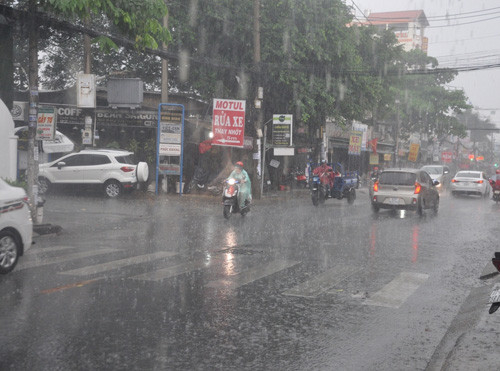
#> input picture TKLL-LineDection/Test3.png, 500 x 371 px
$ python meomeo.py
#> lines starting #> are read from the running program, lines starting #| are printed output that depends on the picture; after the words box and inside, x2 and y2 are one past the last pixel; in counts of white or black regions, pixels touching at a corner belong together
import math
import cv2 as cv
import numpy as np
import matplotlib.pyplot as plt

# Read image
src = cv.imread("Test3.png", cv.IMREAD_COLOR)
#> src is the input picture: shape (371, 500, 3); mean B, G, R 121.7, 120.9, 121.8

# Convert to grayscale image
gray = cv.cvtColor(src, cv.COLOR_BGR2GRAY)

# Use Canny to find edges
edges = cv.Canny(gray, 50, 200, None, 3)
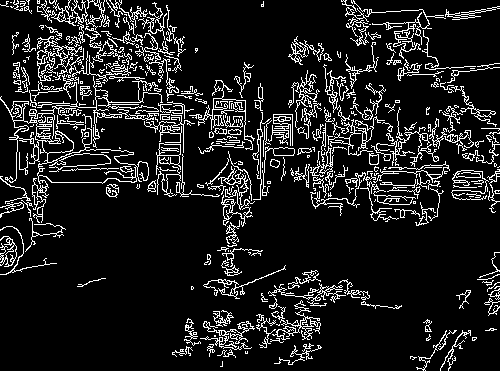
#> edges: shape (371, 500); 11.8% white in thin lines or dots

cv.imshow('edges', edges)

cdst = src.copy()
cdstP = src.copy()

lines = cv.HoughLines(edges, 1, np.pi / 180, 150, None, 30, 30)
#> lines = 37 rows, first 8: [111, 1.62], [99, 1.66], [103, 1.64], [113, 1.61], [109, 1.64], [42, 1.85], [101, 1.66], [96, 1.73]

if lines is not None:
    for i in range(0, len(lines)):
        rho = lines[i][0][0]
        theta = lines[i][0][1]
        a = math.cos(theta)
        b = math.sin(theta)
        x0 = a * rho
        y0 = b * rho
        pt1 = (int(x0 + 1000*(-b)), int(y0 + 1000*(a)))
        pt2 = (int(x0 - 1000*(-b)), int(y0 - 1000*(a)))
        cv.line(cdst, pt1, pt2, (0,0,255), 3, cv.LINE_AA)
#> this loop made 37 passes
#> (rho, theta, a, b, x0, y0, pt1, pt2) on passes 1 to 10: (111, 1.62, -0.0523, 0.999, -5.81, 110.8, (-1004, 58), (992, 163)), (99, 1.66, -0.0872, 0.996, -8.63, 98.62, (-1004, 11), (987, 185)), (103, 1.64, -0.0698, 0.998, -7.18, 102.7, (-1004, 32), (990, 172)), (113, 1.61, -0.0349, 0.999, -3.94, 112.9, (-1003, 78), (995, 147)), (109, 1.64, -0.0698, 0.998, -7.6, 108.7, (-1005, 38), (989, 178)), (42, 1.85, -0.276, 0.961, -11.58, 40.37, (-972, -235), (949, 316)), (101, 1.66, -0.0872, 0.996, -8.8, 100.6, (-1004, 13), (987, 187)), (96, 1.73, -0.156, 0.988, -15.02, 94.82, (-1002, -61), (972, 251)), (112, 1.59, -0.0175, 1, -1.95, 112, (-1001, 94), (997, 129)), (107, 1.64, -0.0698, 0.998, -7.46, 106.7, (-1005, 36), (990, 176))
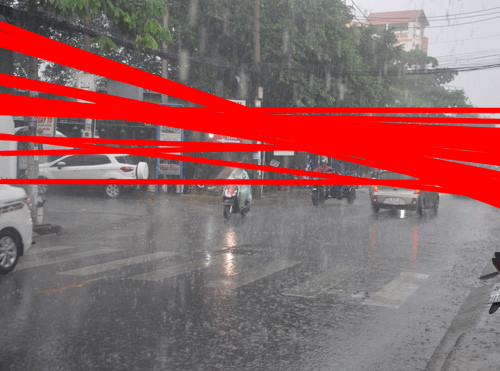
#> cdst: shape (371, 500, 3); 19.23% of pixels changed, all inside (x1, y1, x2, y2) = (0, 20, 500, 209)

linesP = cv.HoughLinesP(edges, 1, np.pi / 180, 30, None, 10, 30)
#> linesP = 434 rows, first 6: [13, 64, 104, 82], [76, 100, 493, 159], [12, 119, 101, 130], [0, 98, 498, 142], [0, 97, 499, 176], [12, 41, 499, 190]
if linesP is not None:
    for i in range(0, len(linesP)):
        l = linesP[i][0]
        cv.line(cdstP, (l[0], l[1]), (l[2], l[3]), (0,0,255), 3, cv.LINE_AA)
#> this loop made 434 passes
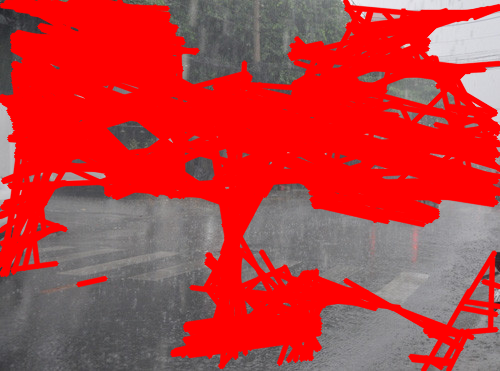
#> cdstP: shape (371, 500, 3); mean B, G, R 59.3, 58.6, 191.5

cv.imshow('cdst', cdst)
cv.imshow('cdstP', cdstP)
k = cv.waitKey(0)
#> (key Esc is pressed here)
cv.destroyAllWindows()

$ run again, with TKLL-LineDection/Test2.png copied over TKLL-LineDection/Test3.png
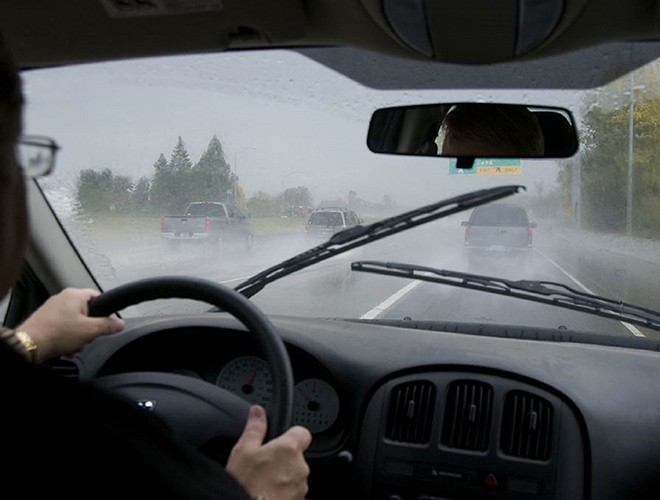
#> input picture TKLL-LineDection/Test2.png, 660 x 500 px
#> src is the input picture: shape (500, 660, 3); mean B, G, R 89.1, 87.4, 84.5
#> `edges = cv.Canny(gray, 50, 200, None, 3)`:
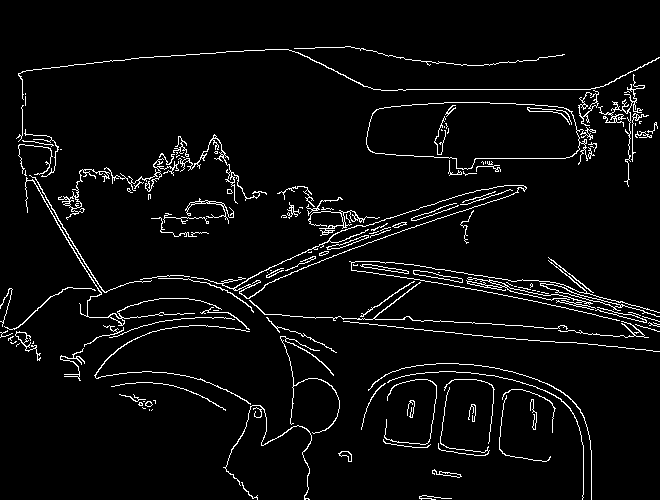
#> edges: shape (500, 660); 4.4% white in thin lines or dots
#> lines = [[89, 1.57], [283, 1.68], [189, 1.76], [292, 1.66], [168, 1.8], [357, 1.19], [206, 1.73], [343, 1.26], [173, 1.8], [349, 1.22], [306, 1.61], [198, 1.75]]
#> the loop `for i in range(0, len(lines)):` made 12 passes
#> (rho, theta, a, b, x0, y0, pt1, pt2) on passes 1 to 6: (89, 1.57, -4.37e-08, 1, -3.89e-06, 89, (-1000, 88), (999, 89)), (283, 1.68, -0.105, 0.995, -29.58, 281.4, (-1024, 176), (964, 385)), (189, 1.76, -0.191, 0.982, -36.06, 185.5, (-1017, -5), (945, 376)), (292, 1.66, -0.0872, 0.996, -25.45, 290.9, (-1021, 203), (970, 378)), (168, 1.8, -0.225, 0.974, -37.79, 163.7, (-1012, -61), (936, 388)), (357, 1.19, 0.375, 0.927, 133.7, 331, (-793, 705), (1060, -43))
#> linesP = 347 rows, first 6: [373, 89, 590, 89], [355, 261, 657, 320], [531, 280, 656, 311], [151, 324, 449, 204], [404, 328, 659, 351], [104, 326, 131, 317]
#> the loop `for i in range(0, len(linesP)):` made 347 passes
#> after the loop `for i in range(0, len(linesP)):`:
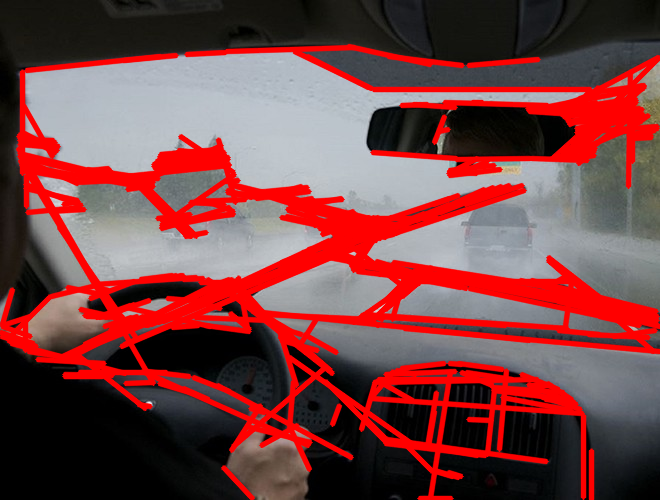
#> cdstP: shape (500, 660, 3); mean B, G, R 68.6, 67.4, 120.5

$ run again, with TKLL-LineDection/Test4.png copied over TKLL-LineDection/Test3.png
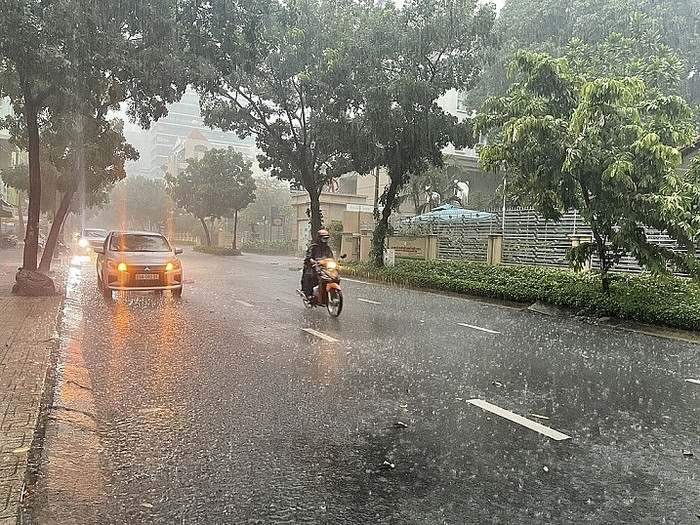
#> input picture TKLL-LineDection/Test4.png, 700 x 525 px
#> src is the input picture: shape (525, 700, 3); mean B, G, R 110.9, 123.7, 126.6
#> `edges = cv.Canny(gray, 50, 200, None, 3)`:
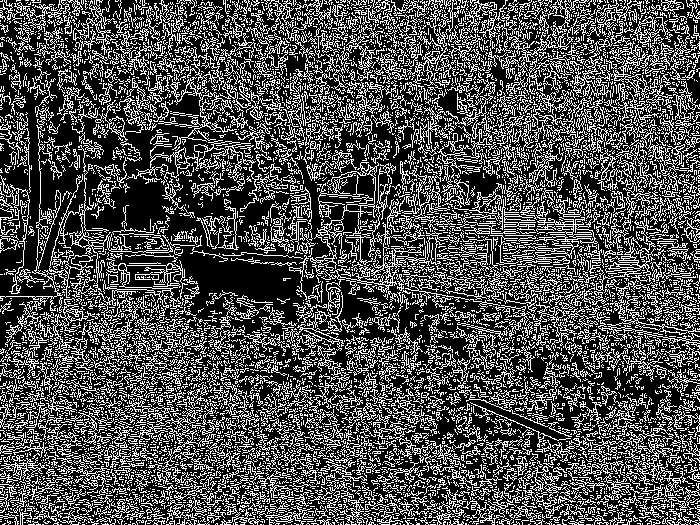
#> edges: shape (525, 700); 30.9% white in thin lines or dots
#> the loop `for i in range(0, len(lines)):` made 17304 passes
#> (rho, theta, a, x0, y0, pt1, pt2) on passes 1 to 3: (438, 0.785, 0.707, 309.7, 309.7, (-397, 1016), (1016, -397)), (453, 0.785, 0.707, 320.3, 320.3, (-386, 1027), (1027, -386)), (486, 0.785, 0.707, 343.7, 343.7, (-363, 1050), (1050, -363))
#> linesP = 787 rows, first 6: [44, 517, 695, 8], [8, 522, 235, 295], [3, 7, 699, 476], [2, 505, 214, 293], [27, 0, 698, 257], [1, 400, 395, 6]
#> the loop `for i in range(0, len(linesP)):` made 787 passes
#> after the loop `for i in range(0, len(linesP)):`:
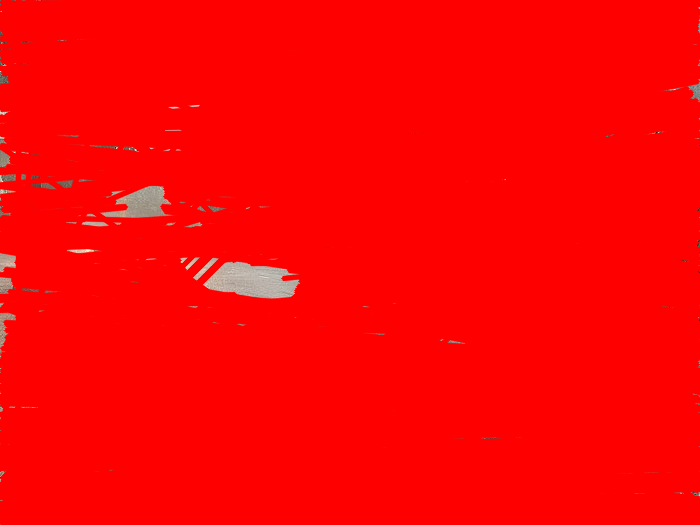
#> cdstP: shape (525, 700, 3); mean B, G, R 2.6, 2.8, 253.4
